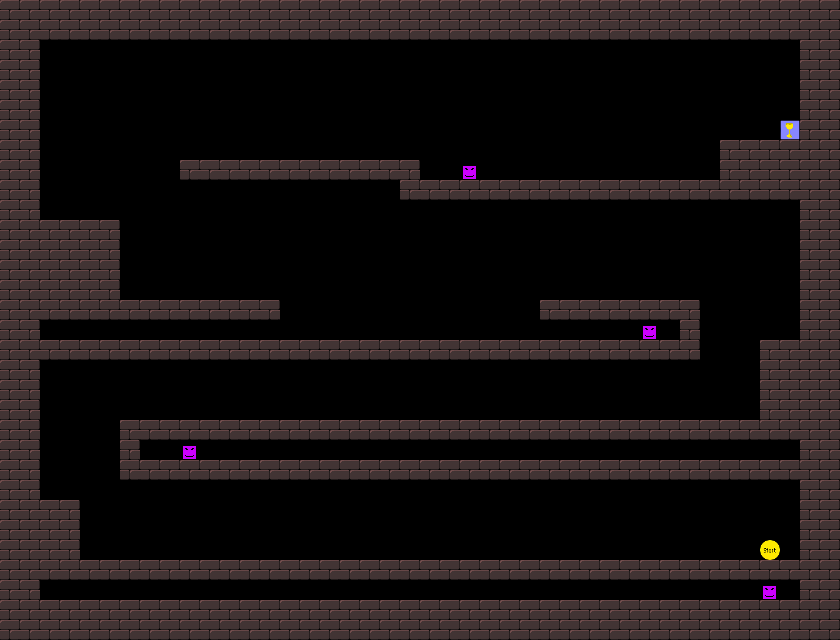

A level layout from a 2D game, rendered from its tile map. Below: a short description, then the map file with its tile-grid data intact:
An orthogonal 42x32 tile map with 20x20 px tiles, 1 tile layer (bg).

<map version="1.0" orientation="orthogonal" width="42" height="32" tilewidth="20" tileheight="20">
 <tileset firstgid="1" name="tiles1_neu_kleiner" tilewidth="20" tileheight="20">
  <image source="tiles1_neu_kleiner.png" width="120" height="240" />
 </tileset>
 <layer name="bg" width="42" height="32">
  <data encoding="csv">
8,8,8,8,8,8,8,8,8,8,8,8,8,8,8,8,8,8,8,8,8,8,8,8,8,8,8,8,8,8,8,8,8,8,8,8,8,8,8,8,8,8,
8,8,8,8,8,8,8,8,8,8,8,8,8,8,8,8,8,8,8,8,8,8,8,8,8,8,8,8,8,8,8,8,8,8,8,8,8,8,8,8,8,8,
8,8,0,0,0,0,0,0,0,0,0,0,0,0,0,0,0,0,0,0,0,0,0,0,0,0,0,0,0,0,0,0,0,0,0,0,0,0,0,0,8,8,
8,8,0,0,0,0,0,0,0,0,0,0,0,0,0,0,0,0,0,0,0,0,0,0,0,0,0,0,0,0,0,0,0,0,0,0,0,0,0,0,8,8,
8,8,0,0,0,0,0,0,0,0,0,0,0,0,0,0,0,0,0,0,0,0,0,0,0,0,0,0,0,0,0,0,0,0,0,0,0,0,0,0,8,8,
8,8,0,0,0,0,0,0,0,0,0,0,0,0,0,0,0,0,0,0,0,0,0,0,0,0,0,0,0,0,0,0,0,0,0,0,0,0,0,0,8,8,
8,8,0,0,0,0,0,0,0,0,0,0,0,0,0,0,0,0,0,0,0,0,0,0,0,0,0,0,0,0,0,0,0,0,0,0,0,0,0,48,8,8,
8,8,0,0,0,0,0,0,0,0,0,0,0,0,0,0,0,0,0,0,0,0,0,0,0,0,0,0,0,0,0,0,0,0,0,0,8,8,8,8,8,8,
8,8,0,0,0,0,0,0,0,8,8,8,8,8,8,8,8,8,8,8,8,0,0,50,0,0,0,0,0,0,0,0,0,0,0,0,8,8,8,8,8,8,
8,8,0,0,0,0,0,0,0,0,0,0,0,0,0,0,0,0,0,0,8,8,8,8,8,8,8,8,8,8,8,8,8,8,8,8,8,8,8,8,8,8,
8,8,0,0,0,0,0,0,0,0,0,0,0,0,0,0,0,0,0,0,0,0,0,0,0,0,0,0,0,0,0,0,0,0,0,0,0,0,0,0,8,8,
8,8,8,8,8,8,0,0,0,0,0,0,0,0,0,0,0,0,0,0,0,0,0,0,0,0,0,0,0,0,0,0,0,0,0,0,0,0,0,0,8,8,
8,8,8,8,8,8,0,0,0,0,0,0,0,0,0,0,0,0,0,0,0,0,0,0,0,0,0,0,0,0,0,0,0,0,0,0,0,0,0,0,8,8,
8,8,8,8,8,8,0,0,0,0,0,0,0,0,0,0,0,0,0,0,0,0,0,0,0,0,0,0,0,0,0,0,0,0,0,0,0,0,0,0,8,8,
8,8,8,8,8,8,0,0,0,0,0,0,0,0,0,0,0,0,0,0,0,0,0,0,0,0,0,0,0,0,0,0,0,0,0,0,0,0,0,0,8,8,
8,8,8,8,8,8,8,8,8,8,8,8,8,8,0,0,0,0,0,0,0,0,0,0,0,0,0,8,8,8,8,8,8,8,8,0,0,0,0,0,8,8,
8,8,0,0,0,0,0,0,0,0,0,0,0,0,0,0,0,0,0,0,0,0,0,0,0,0,0,0,0,0,0,0,50,0,8,0,0,0,0,0,8,8,
8,8,8,8,8,8,8,8,8,8,8,8,8,8,8,8,8,8,8,8,8,8,8,8,8,8,8,8,8,8,8,8,8,8,8,0,0,0,8,8,8,8,
8,8,0,0,0,0,0,0,0,0,0,0,0,0,0,0,0,0,0,0,0,0,0,0,0,0,0,0,0,0,0,0,0,0,0,0,0,0,8,8,8,8,
8,8,0,0,0,0,0,0,0,0,0,0,0,0,0,0,0,0,0,0,0,0,0,0,0,0,0,0,0,0,0,0,0,0,0,0,0,0,8,8,8,8,
8,8,0,0,0,0,0,0,0,0,0,0,0,0,0,0,0,0,0,0,0,0,0,0,0,0,0,0,0,0,0,0,0,0,0,0,0,0,8,8,8,8,
8,8,0,0,0,0,8,8,8,8,8,8,8,8,8,8,8,8,8,8,8,8,8,8,8,8,8,8,8,8,8,8,8,8,8,8,8,8,8,8,8,8,
8,8,0,0,0,0,8,0,0,50,0,0,0,0,0,0,0,0,0,0,0,0,0,0,0,0,0,0,0,0,0,0,0,0,0,0,0,0,0,0,8,8,
8,8,0,0,0,0,8,8,8,8,8,8,8,8,8,8,8,8,8,8,8,8,8,8,8,8,8,8,8,8,8,8,8,8,8,8,8,8,8,8,8,8,
8,8,0,0,0,0,0,0,0,0,0,0,0,0,0,0,0,0,0,0,0,0,0,0,0,0,0,0,0,0,0,0,0,0,0,0,0,0,0,0,8,8,
8,8,8,8,0,0,0,0,0,0,0,0,0,0,0,0,0,0,0,0,0,0,0,0,0,0,0,0,0,0,0,0,0,0,0,0,0,0,0,0,8,8,
8,8,8,8,0,0,0,0,0,0,0,0,0,0,0,0,0,0,0,0,0,0,0,0,0,0,0,0,0,0,0,0,0,0,0,0,0,0,0,0,8,8,
8,8,8,8,0,0,0,0,0,0,0,0,0,0,0,0,0,0,0,0,0,0,0,0,0,0,0,0,0,0,0,0,0,0,0,0,0,0,47,0,8,8,
8,8,8,8,8,8,8,8,8,8,8,8,8,8,8,8,8,8,8,8,8,8,8,8,8,8,8,8,8,8,8,8,8,8,8,8,8,8,8,8,8,8,
8,8,0,0,0,0,0,0,0,0,0,0,0,0,0,0,0,0,0,0,0,0,0,0,0,0,0,0,0,0,0,0,0,0,0,0,0,0,50,0,8,8,
8,8,8,8,8,8,8,8,8,8,8,8,8,8,8,8,8,8,8,8,8,8,8,8,8,8,8,8,8,8,8,8,8,8,8,8,8,8,8,8,8,8,
8,8,8,8,8,8,8,8,8,8,8,8,8,8,8,8,8,8,8,8,8,8,8,8,8,8,8,8,8,8,8,8,8,8,8,8,8,8,8,8,8,8
</data>
 </layer>
</map>
